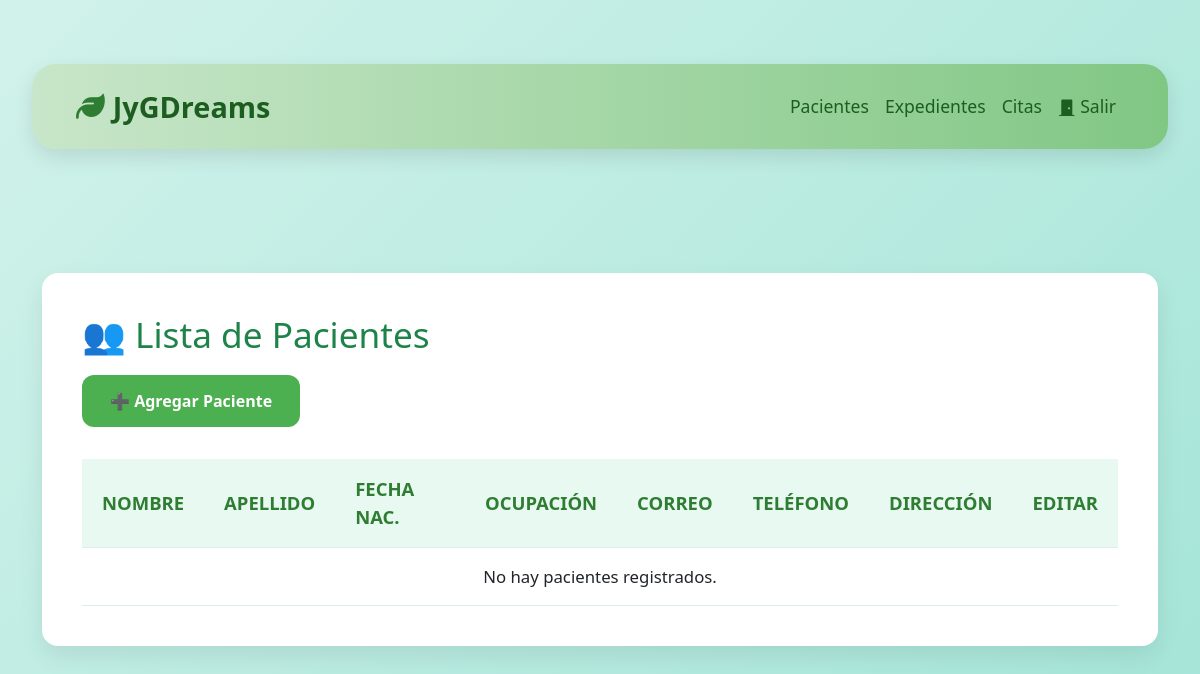
Page /tabla_paciente/ on the earlier database version.
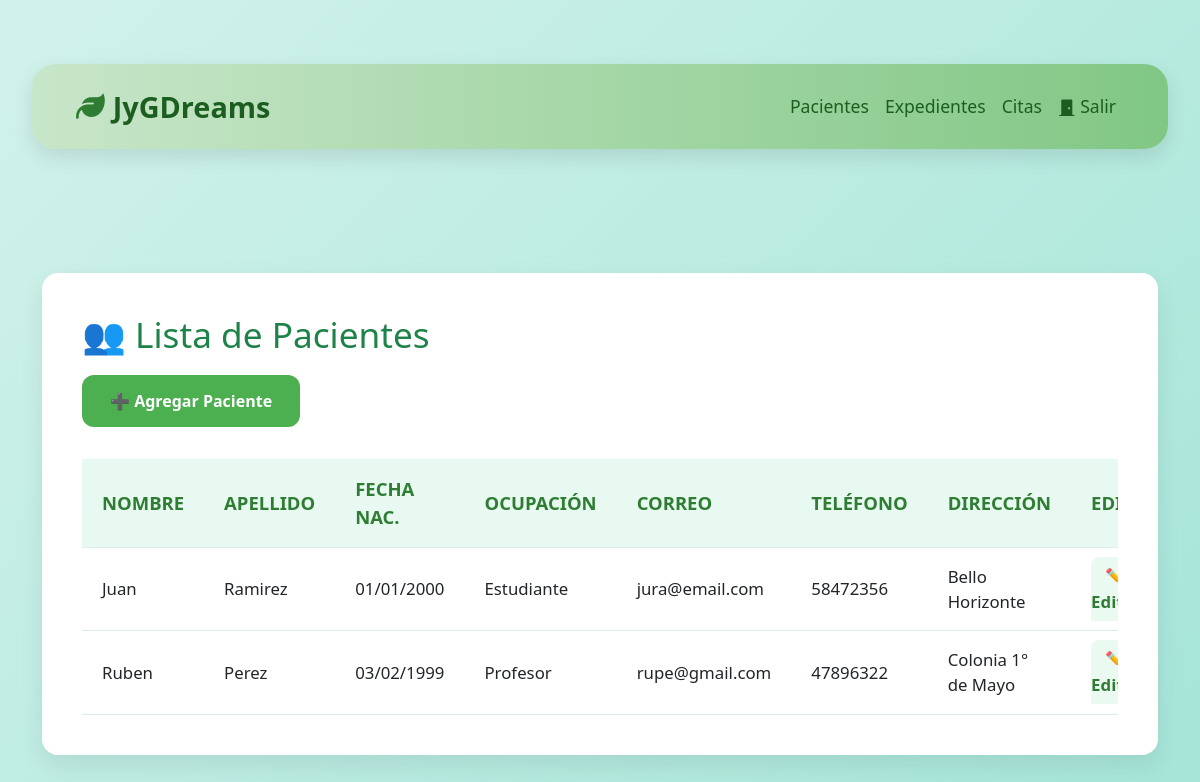
Same page on the later database version.
### JyGDreams/models.py (models this page shows, shortened)
class Paciente(models.Model):
    nombre = models.CharField(max_length=100)
    apellido = models.CharField(max_length=100)
    fecha_nacimiento = models.DateField()
    ocupacion = models.CharField(max_length=100)
    correo = models.EmailField()
    telefono = models.CharField(max_length=15)
    direccion = models.TextField()

### JyGDreams/views.py (the view)
# urls.py: path('tabla_paciente/', views.tabla_paciente, name='tabla_paciente'),
def tabla_paciente(request):
    pacientes = Paciente.objects.all()
    return render(request, 'tabla_patient.html', {'pacientes': pacientes})

### JyGDreams/templates/tabla_patient.html (shortened to what this page needs)
{% extends "layout.html" %}
{% load static %}
{% block extra_css %}
<link rel="stylesheet" href="{% static 'JyGDreams/tabla_patient.css' %}">
{% endblock %}
{% block content %}
<div class="pacientes-container">
    <div class="encabezado">
        <h2>👥 Lista de Pacientes</h2>
        <a href="{% url 'agregar_paciente' %}" class="btn-verde">
            ➕ Agregar Paciente
        </a>
    </div>
    <div class="tabla-contenedor">
        <table class="tabla-pacientes">
            <thead>
                <tr>
                    <th>Nombre</th>
                    <th>Apellido</th>
                    <th>Fecha Nac.</th>
                    <th>Ocupación</th>
                    <th>Correo</th>
                    <th>Teléfono</th>
                    <th>Dirección</th>
                    <th>Editar</th>
                </tr>
            </thead>
            <tbody>
  {% for paciente in pacientes %}
    <tr>
      <td>{{ paciente.nombre }}</td>
      <td>{{ paciente.apellido }}</td>
      <td>{{ paciente.fecha_nacimiento|date:"d/m/Y" }}</td>
      <td>{{ paciente.ocupacion }}</td>
      <td>{{ paciente.correo }}</td>
      <td>{{ paciente.telefono }}</td>
      <td>{{ paciente.direccion }}</td>
      <td>
        <a href="{% url 'editar_paciente' paciente.id %}" class="btn-editar">✏️ Editar</a>
      </td>
    </tr>
  {% empty %}
    <tr>
      <td colspan="8" class="text-center">No hay pacientes registrados.</td>
    </tr>
  {% endfor %}
</tbody>
        </table>
    </div>
</div>
{% endblock %}

### JyGDreams/templates/layout.html (shortened to what this page needs)
<!DOCTYPE html>
<html lang="es">
<head>
  <link href="https://cdn.jsdelivr.net/npm/bootstrap@5.3.3/dist/css/bootstrap.min.css" rel="stylesheet">
  <link href="https://cdnjs.cloudflare.com/ajax/libs/font-awesome/6.5.0/css/all.min.css" rel="stylesheet">
  <link href="https://cdn.jsdelivr.net/npm/bootstrap-icons@1.10.5/font/bootstrap-icons.css" rel="stylesheet">
  {% load static %}
  <link rel="stylesheet" href="{% static 'JyGDreams/layout.css' %}">
  {% block extra_css %}{% endblock %}
</head>
<body>
  <nav class="navbar navbar-expand-lg">
    <div class="container-fluid">
      <a class="navbar-brand" href="{% url 'index' %}">
        <i class="fas fa-leaf"></i> JyGDreams
      </a>
      <div class="collapse navbar-collapse justify-content-end" id="navbarContent">
        <ul class="navbar-nav align-items-center mb-2 mb-lg-0">
          <li class="nav-item"><a class="nav-link" href="{% url 'tabla_paciente' %}">Pacientes</a></li>
            <li class="nav-item"><a class="nav-link" href="#">Expedientes</a></li>
          <li class="nav-item"><a class="nav-link" href="{% url 'cita_pacientes' %}">Citas</a></li>
          <li class="nav-item">
            <a class="nav-link" href="{% url 'logout' %}">
              <i class="bi bi-door-closed-fill"></i> Salir
            </a>
          </li>
        </ul>
      </div>
    </div>
  </nav>
  <div class="container py-5">
    {% block content %}{% endblock %}
  </div>
</body>
</html>

### JyGDreams/static/JyGDreams/layout.css (style rules this page uses)
body { margin: 0; font-family: 'Segoe UI', sans-serif; background: #f1f8f5; }
.navbar { background: linear-gradient(to right, #c8e6c9, #81c784); padding: 1rem 2rem; border-radius: 1.5rem; margin: 1rem; box-shadow: 0 8px 20px rgba(0, 0, 0, 0.1); }
.navbar-brand { font-size: 1.8rem; font-weight: 700; color: #1b5e20; display: flex; align-items: center; }
.navbar-brand i { margin-right: 0.5rem; color: #2e7d32; }
.nav-link { font-size: 1.1rem; font-weight: 500; color: #1b5e20 !important; transition: all 0.3s ease; padding: 0.5rem 1rem; border-radius: 2rem; }

### JyGDreams/static/JyGDreams/tabla_patient.css (style rules this page uses)
:root { --emerald-green: #2ecc71; --emerald-dark: #27ae60; --emerald-light: #a3e4d7; }
body { background: linear-gradient(135deg, #d1f2eb, #a3e4d7); font-family: 'Segoe UI', Tahoma, Geneva, Verdana, sans-serif; min-height: 100vh; padding: 3rem 1rem; }
.pacientes-container { max-width: 1300px; margin: 60px auto; background: #ffffff; border-radius: 16px; box-shadow: 0 10px 25px rgba(0, 0, 0, 0.08); padding: 40px; }
.encabezado { display: flex; justify-content: space-between; align-items: center; margin-bottom: 32px; flex-wrap: wrap; gap: 20px; }
.encabezado h2 { font-size: 2.2em; color: #1d8348; margin: 0; flex: 1 1 100%; }
.btn-verde { background-color: #4caf50; color: #fff; padding: 14px 28px; border-radius: 12px; font-size: 1em; font-weight: 600; text-decoration: none; border: none; transition: background-color 0.3s ease, transform 0.2s ease; }
.tabla-contenedor { overflow-x: auto; }
.tabla-pacientes { width: 100%; border-collapse: collapse; font-size: 1.05em; min-width: 800px; }
.tabla-pacientes th, .tabla-pacientes td { padding: 16px 20px; border-bottom: 1px solid #dfeeea; text-align: left; }
.tabla-pacientes th { background-color: #e7f9f0; color: #2e7d32; font-weight: bold; font-size: 1.1em; text-transform: uppercase; }
.btn-editar { color: #2e7d32; background-color: #eafaf1; padding: 8px 14px; border-radius: 8px; font-weight: 600; text-decoration: none; transition: background 0.3s ease; }

Differences in the rows shown:
added Paciente: nombre "Juan", apellido "Ramirez", fecha_nacimiento "01/01/2000", ocupacion "Estudiante", correo "jura@email.com", telefono "58472356", direccion "Bello Horizonte"
added Paciente: nombre "Ruben", apellido "Perez", fecha_nacimiento "03/02/1999", ocupacion "Profesor", correo "rupe@gmail.com", telefono "47896322", direccion "Colonia 1° de Mayo"
Other differences:
text no longer shown: "No hay pacientes registrados."
